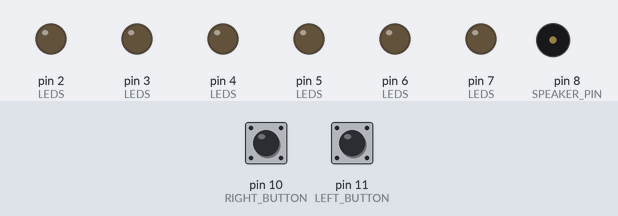
Simulated run of this sketch. Board: Arduino Uno, built with avr-gcc and run on an emulated ATmega328P. Parts: output pins drawn as LEDs (lit = HIGH), buzzer (waves = sounding). Dashed ring = blinking. Inputs (shaded band) come from the test bench; at power-on: pin 10 (RIGHT_BUTTON) HIGH, pin 11 (LEFT_BUTTON) HIGH.

Above: at 1.2 s.
1.3 s: pin 10 (RIGHT_BUTTON) pulled LOW for 0.15 s
At 1.9 s:
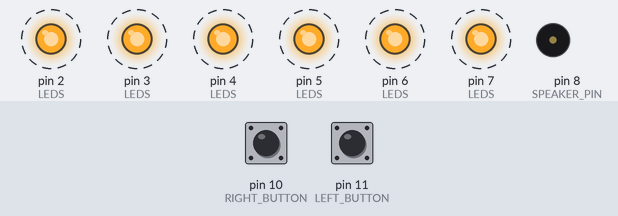
4.3 s: pin 11 (LEFT_BUTTON) pulled LOW for 0.15 s
7.3 s: pin 11 (LEFT_BUTTON) pulled LOW for 1 s
At 8.0 s:
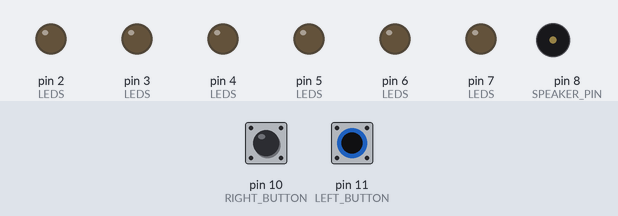
9.8 s: pin 11 (LEFT_BUTTON) pulled LOW for 3.2 s
At 10.25 s:
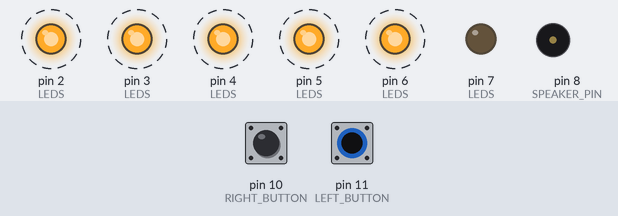
Timing chart, 0 to 15.5 s (numbered marks = the images above; inputs shaded):
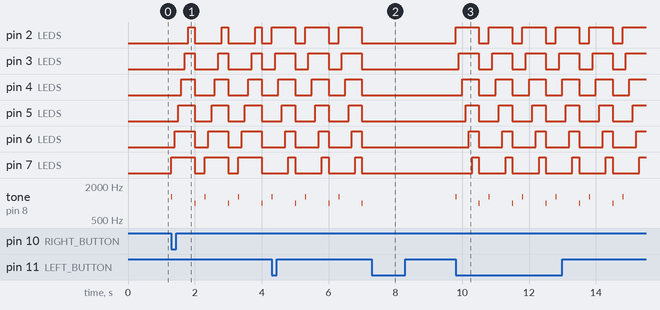

Measured:
- after the input at 1.3 s, pin 2 (LEDS): alternates HIGH for 0.20 s and LOW for 0.80 s, starting after 0.50 s; pin 3 (LEDS): alternates HIGH for 0.30 s and LOW for 0.70 s, starting after 0.40 s
- after the input at 7.3 s, pin 2 (LEDS), pin 3 (LEDS), pin 4 (LEDS), pin 5 (LEDS), pin 6 (LEDS), pin 7 (LEDS): stops changing and stays LOW; tone on pin 8 (SPEAKER_PIN): stops changing and stays silent
- after the input at 9.8 s, pin 2 (LEDS): alternates HIGH for 0.70 s and LOW for 0.30 s, starting at once; pin 3 (LEDS): alternates HIGH for 0.60 s and LOW for 0.40 s, starting after 0.10 s

The sketch:

CarBlinkerArduino.ino
```cpp
#define LED_1 7 // LEDs
#define LED_2 6
#define LED_3 5
#define LED_4 4
#define LED_5 3
#define LED_6 2

#define SPEAKER_PIN 8 // Speaker output

#define LEFT_BUTTON 11   // Left blinker button
#define RIGHT_BUTTON 10  // Right blinker button

const int LEDS[] = {LED_1, LED_2, LED_3, LED_4, LED_5, LED_6};
const int NUM_LEDS = sizeof(LEDS) / sizeof(LEDS[0]);

bool rightBlinkerOn = false;
bool leftBlinkerOn = false;

void setup() {
  //  Init LED ports to outputs
  for(int i = 0; i < NUM_LEDS; i++){
    pinMode(LEDS[i], OUTPUT);
  }

  // Init Blinker button ports to Inputs
  pinMode(LEFT_BUTTON, INPUT_PULLUP);
  pinMode(RIGHT_BUTTON, INPUT_PULLUP);
}

void blinkerSoundOn() {
  tone(SPEAKER_PIN, 1300, 15);  // 300 Hz tone for 15ms
}

void blinkerSoundOff() {
  tone(SPEAKER_PIN, 1000, 15);  // 200 Hz tone for 15ms
}

void turnOffBlinker(){
  for(int i = 0; i < NUM_LEDS; i++){
    digitalWrite(LEDS[i], LOW);
  }
}

void rightBlinkerSequence(){
  blinkerSoundOn();
  for(int i = 0; i < NUM_LEDS; i++){ // Loop forwards
    digitalWrite(LEDS[i], HIGH); // Turn LED on
    delay(100);
  }
  delay(100);
  blinkerSoundOff();
  turnOffBlinker();
  delay(300);
}

void leftBlinkerSequence(){
  blinkerSoundOn();
  for(int i = NUM_LEDS - 1; i >= 0; i--){  // Loop backwards
    digitalWrite(LEDS[i], HIGH);  // Turn LED on
    delay(100);
  }
  delay(100);
  blinkerSoundOff();
  turnOffBlinker();
  delay(300);
}

void loop() {
  static bool leftButtonPrevState = HIGH;
  static bool rightButtonPrevState = HIGH;

  bool leftButtonState = digitalRead(LEFT_BUTTON);
  bool rightButtonState = digitalRead(RIGHT_BUTTON);

  // Check if left button is pressed
  if (leftButtonState == LOW && leftButtonPrevState == HIGH) {
    leftBlinkerOn = !leftBlinkerOn; // Toggle left blinker
    rightBlinkerOn = false; // Turn off right blinker
  }

  // Check if right button is pressed
  if (rightButtonState == LOW && rightButtonPrevState == HIGH) {
    rightBlinkerOn = !rightBlinkerOn; // Toggle right blinker
    leftBlinkerOn = false; // Turn off left blinker
  }

  leftButtonPrevState = leftButtonState;
  rightButtonPrevState = rightButtonState;

  if (leftBlinkerOn) {
    leftBlinkerSequence();
  }
  else if (rightBlinkerOn) {
    rightBlinkerSequence();
  }
  else {
    turnOffBlinker();
  }
}
```
